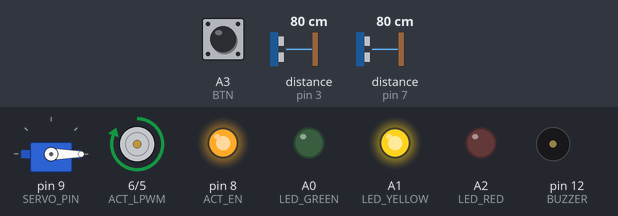
The sketch below on a simulated Arduino Uno, built with avr-gcc and run on an emulated ATmega328P. Parts: servo, motor-driver pin pairs drawn as motors (green arrow = first pin HIGH = forward, orange = second pin HIGH = backward, longer = more drive), output pins drawn as LEDs (lit = HIGH), buzzer (waves = sounding, pin HIGH). The inputs (shaded band) are chosen by the test bench; at power-on: A3 (BTN) HIGH, distance to the obstacle (sensors on pin 3, pin 7) 80 cm. The echo pulse lasts 58.3 µs per cm; pins used as bus, display or sensor lines are not drawn.

Above: at 0.1 s.
At 31.3 s:
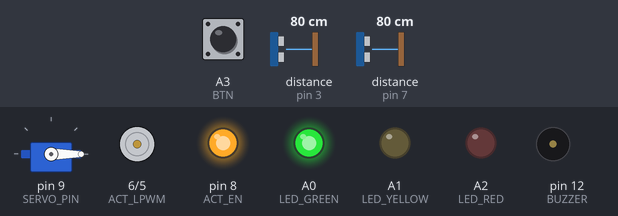
Timing chart, 0 to 32.8 s (numbered marks = the images above):
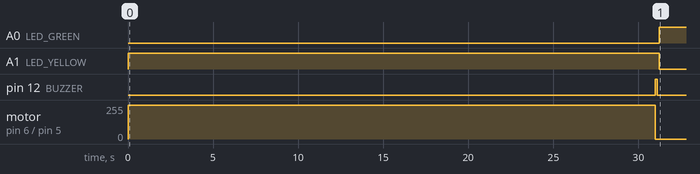

Measured:
- by itself, A0 (LED_GREEN): LOW → HIGH at 31.2 s
- by itself, A1 (LED_YELLOW): HIGH → LOW at 31.2 s

The sketch:

compactor_bin.ino
```cpp
/*
  Automatic Bottle Compactor Bin
  Arduino UNO + HC-SR04 x2 + MG996R servo (lid) + BTS7960 + 12V linear actuator

  FLOW (bottles are pressed in bundles, not one by one)
    1. Idle (green LED). Slot sensor watches the opening.
    2. Something stays in front of the slot  -> servo opens lid.
    3. Bottle drops onto the pile / object leaves -> lid closes. No crushing yet.
    4. Fill sensor (on the housing floor, looking down) sees the pile reach
       the crush line (closer than BUNDLE_CM for a full second,
       so falling bottles don't count)          -> press the whole pile:
       actuators extend, then retract (yellow LED).
    5. Right after the press, the pile is still closer than FULL_CM
       -> bin full: red LED + buzzer, lid stays locked until it is emptied.
    Push button = press now, without waiting for the fill sensor.
    E-STOP is HARDWARE: wire it in series with the +12V line going to the BTS7960.

  WIRING
    HC-SR04 #1 (slot)   TRIG D2  ECHO D3   VCC 5V  GND GND
    HC-SR04 #2 (fill)   TRIG D4  ECHO D7   VCC 5V  GND GND
    BTS7960             RPWM D5  LPWM D6   R_EN+L_EN D8   VCC 5V  GND GND
                        B+ / B-  <- 12V PSU (through fuse + E-stop)
                        M+ / M-  -> actuator red / black (swap if direction is reversed)
    MG996R servo        signal D9, power from the 5V 5A PSU (NOT the Arduino 5V pin)
    Buzzer D12 | LEDs: green A0, yellow A1, red A2 (each with 220 ohm resistor)
    Push button A3 -> GND (uses internal pull-up)

    ALL GROUNDS MUST BE CONNECTED: Arduino GND, 5V PSU -, 12V PSU -, BTS7960 GND.
*/

#include <Servo.h>

// ---------- Pins ----------
const int SLOT_TRIG = 2, SLOT_ECHO = 3;
const int FILL_TRIG = 4, FILL_ECHO = 7;
const int ACT_RPWM = 5, ACT_LPWM = 6, ACT_EN = 8;
const int SERVO_PIN = 9;
const int BUZZER = 12;
const int LED_GREEN = A0, LED_YELLOW = A1, LED_RED = A2;
const int BTN = A3;

// ---------- Tuning (adjust while testing) ----------
const int DETECT_CM = 12;              // object closer than this to slot sensor = bottle present
const int BUNDLE_CM = 12;              // pile top closer than this to fill sensor = press the bundle
const unsigned long BUNDLE_HOLD_MS = 1000; // pile must read under BUNDLE_CM this long:
                                       // a bottle falling past the sensor only blocks it for a moment
const int FULL_CM = 15;                // still closer than this right after a press = bin full
const int LID_CLOSED = 0;              // servo angle when closed
const int LID_OPEN = 90;               // servo angle when open
const unsigned long STROKE_MS = 31000; // 200 mm stroke / 7 mm/s ~= 29 s, plus margin.
                                       // Actuator has internal limit switches, so overrunning is OK.
const unsigned long LID_TIMEOUT_MS = 8000;

Servo lid;

long readCm(int trig, int echo) {
  digitalWrite(trig, LOW);
  delayMicroseconds(2);
  digitalWrite(trig, HIGH);
  delayMicroseconds(10);
  digitalWrite(trig, LOW);
  long us = pulseIn(echo, HIGH, 25000); // ~4 m max
  if (us == 0) return 999;              // no echo = nothing there
  return us / 58;
}

// Require several consistent readings so noise doesn't open the lid
bool objectAtSlot() {
  int hits = 0;
  for (int i = 0; i < 5; i++) {
    if (readCm(SLOT_TRIG, SLOT_ECHO) < DETECT_CM) hits++;
    delay(40);
  }
  return hits >= 4;
}

// 2 of 3 fill-sensor readings closer than limitCm
bool pileCloserThan(int limitCm) {
  int hits = 0;
  for (int i = 0; i < 3; i++) {
    if (readCm(FILL_TRIG, FILL_ECHO) < limitCm) hits++;
    delay(40);
  }
  return hits >= 2;
}

// every reading for BUNDLE_HOLD_MS closer than limitCm (stops at the first one that isn't)
bool pileSteadyCloserThan(int limitCm) {
  unsigned long t0 = millis();
  while (millis() - t0 < BUNDLE_HOLD_MS) {
    if (readCm(FILL_TRIG, FILL_ECHO) >= limitCm) return false;
    delay(40);
  }
  return true;
}

bool binFull = false;   // set after a press that could not get the pile below FULL_CM

void leds(bool g, bool y, bool r) {
  digitalWrite(LED_GREEN, g);
  digitalWrite(LED_YELLOW, y);
  digitalWrite(LED_RED, r);
}

void actuatorStop()    { analogWrite(ACT_RPWM, 0);   analogWrite(ACT_LPWM, 0); }
void actuatorExtend()  { analogWrite(ACT_LPWM, 0);   analogWrite(ACT_RPWM, 255); }
void actuatorRetract() { analogWrite(ACT_RPWM, 0);   analogWrite(ACT_LPWM, 255); }

void beep(int times) {
  for (int i = 0; i < times; i++) {
    digitalWrite(BUZZER, HIGH); delay(120);
    digitalWrite(BUZZER, LOW);  delay(120);
  }
}

void compress() {
  leds(false, true, false);
  lid.write(LID_CLOSED);   // safety: lid must be closed while crushing
  delay(800);
  beep(2);

  actuatorExtend();
  delay(STROKE_MS);
  actuatorStop();
  delay(500);

  actuatorRetract();
  delay(STROKE_MS);
  actuatorStop();
  beep(1);

  // still high after pressing? then there is no room left
  if (pileCloserThan(FULL_CM)) binFull = true;
}

void setup() {
  Serial.begin(9600);
  pinMode(SLOT_TRIG, OUTPUT); pinMode(SLOT_ECHO, INPUT);
  pinMode(FILL_TRIG, OUTPUT); pinMode(FILL_ECHO, INPUT);
  pinMode(ACT_RPWM, OUTPUT);  pinMode(ACT_LPWM, OUTPUT);
  pinMode(ACT_EN, OUTPUT);
  pinMode(BUZZER, OUTPUT);
  pinMode(LED_GREEN, OUTPUT); pinMode(LED_YELLOW, OUTPUT); pinMode(LED_RED, OUTPUT);
  pinMode(BTN, INPUT_PULLUP);

  digitalWrite(ACT_EN, HIGH);
  actuatorStop();
  lid.attach(SERVO_PIN);
  lid.write(LID_CLOSED);

  // Start from a known position: fully retracted
  leds(false, true, false);
  actuatorRetract();
  delay(STROKE_MS);
  actuatorStop();
  beep(1);
}

void loop() {
  // 1. Full? lock the lid and alarm until someone empties the bin
  if (binFull) {
    leds(false, false, true);
    lid.write(LID_CLOSED);
    beep(3);
    delay(2000);
    if (!pileCloserThan(FULL_CM + 5)) binFull = false;   // emptied (5 cm margin against noise)
    return;
  }

  leds(true, false, false);

  // 2. Manual press button
  if (digitalRead(BTN) == LOW) {
    compress();
    return;
  }

  // 3. Pile reached the crush line and stays there -> press the whole bundle.
  //    Only checked here, with the lid closed, and it must hold for 1 s,
  //    so a bottle falling past the fill sensor never starts a press.
  if (pileSteadyCloserThan(BUNDLE_CM)) {
    Serial.println("Bundle ready");
    compress();
    return;
  }

  // 4. Bottle at the slot -> open lid, let it drop onto the pile
  if (objectAtSlot()) {
    Serial.println("Bottle detected");
    lid.write(LID_OPEN);
    delay(1000);

    // wait until the bottle has been dropped (sensor clear) or timeout
    unsigned long t0 = millis();
    while (millis() - t0 < LID_TIMEOUT_MS) {
      if (readCm(SLOT_TRIG, SLOT_ECHO) >= DETECT_CM) break;
      delay(100);
    }
    delay(1500); // give the hand time to move away
    lid.write(LID_CLOSED);
    delay(1000);
    // no crush here: the fill sensor decides when the pile is pressed
  }

  delay(100);
}
```
